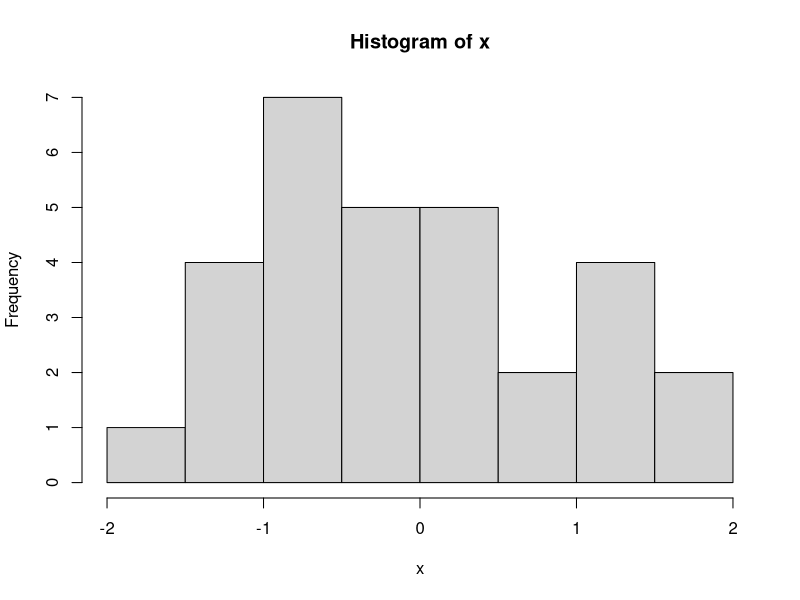

Reproduce this figure in R.
## ---- chunk 1
x <- rnorm(30)
## ---- chunk 2
hist(x)
